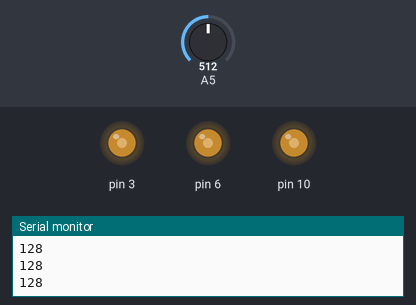
This sketch was run on a simulated Arduino Uno, built with avr-gcc and run on an emulated ATmega328P. On the bench: output pins drawn as LEDs (lit = HIGH), the last lines printed to the serial monitor. Inputs (shaded band) come from the test bench; at power-on: A5 = 512.

Above: at 1.2 s.
1.3 s: A5 set to 490
At 1.7 s:
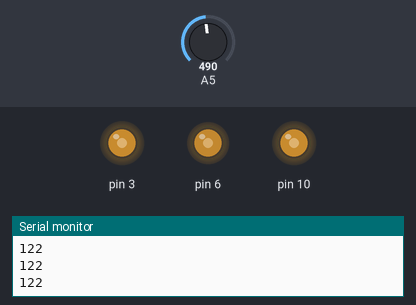
2.8 s: A5 set to 716
At 4.0 s:
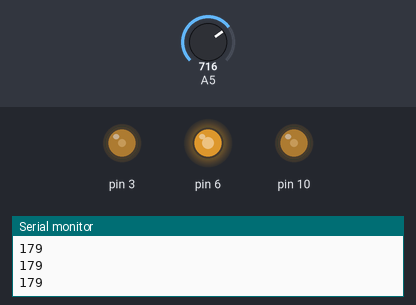
4.3 s: A5 set to 900
At 5.2 s:
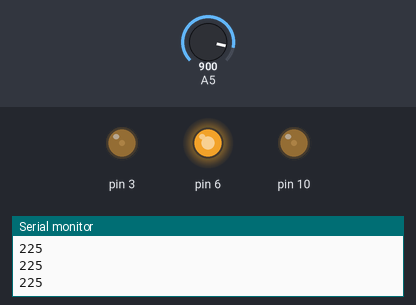
5.8 s: A5 set to 1023
At 6.5 s:
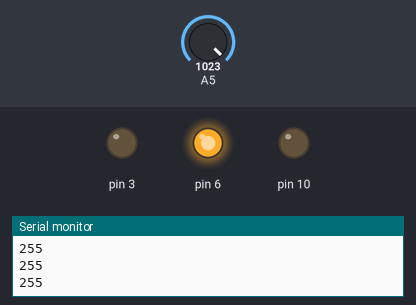
7.3 s: A5 set to 511
At 8.5 s:
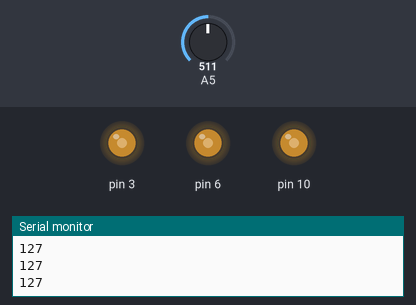
8.8 s: A5 set to 122
At 9.9 s:
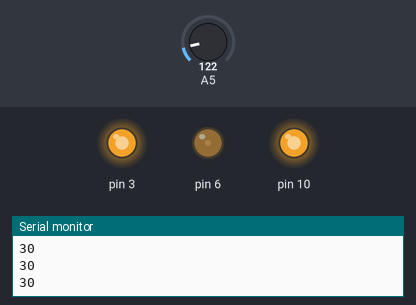
Timing chart, 0 to 11.3 s (numbered marks = the images above; inputs shaded):
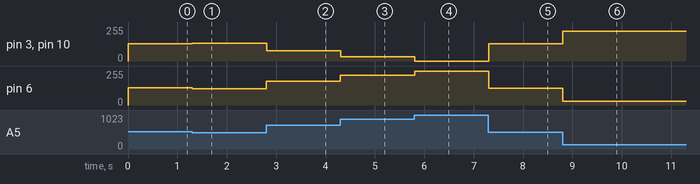

Measured:
- after the input at 1.3 s, pin 3, pin 10: 128/255 → 133/255 at once; pin 6: 128/255 → 122/255 at once
- after the input at 2.8 s, pin 3, pin 10: 133/255 → 77/255 at once; pin 6: 122/255 → 179/255 at once
- after the input at 4.3 s, pin 3, pin 10: 77/255 → 31/255 at once; pin 6: 179/255 → 225/255 at once
- after the input at 5.8 s, pin 3, pin 10: 31/255 → 0/255 at once; pin 6: 225/255 → 255/255 at once
- after the input at 7.3 s, pin 3, pin 10: 0/255 → 128/255 at once; pin 6: 255/255 → 127/255 at once
- after the input at 8.8 s, pin 3, pin 10: 128/255 → 225/255 at once; pin 6: 127/255 → 30/255 at once

The sketch:

Reverse_Dimmer.ino
```cpp
void setup() {
  // put your setup code here, to run once:
  pinMode(3, OUTPUT);
  pinMode(6, OUTPUT);
  pinMode(10, OUTPUT);
  Serial.begin(9600);

}

void loop() {
  // put your main code here, to run repeatedly:
  //digitalWrite(3, HIGH);
  int lvl = analogRead(A5);
  Serial.println(analogRead(A5) / 4);
  analogWrite(6, analogRead(A5) / 4);
  if (lvl << 500) {
    int nlvl = lvl + 500;
    analogWrite(10, nlvl / 4);
    analogWrite(3, nlvl / 4);
  }
  if (lvl >> 500) {
    int nlvl = 1024 - lvl;
    analogWrite(10, nlvl / 4);
    analogWrite(3, nlvl / 4);
  }

}
```
